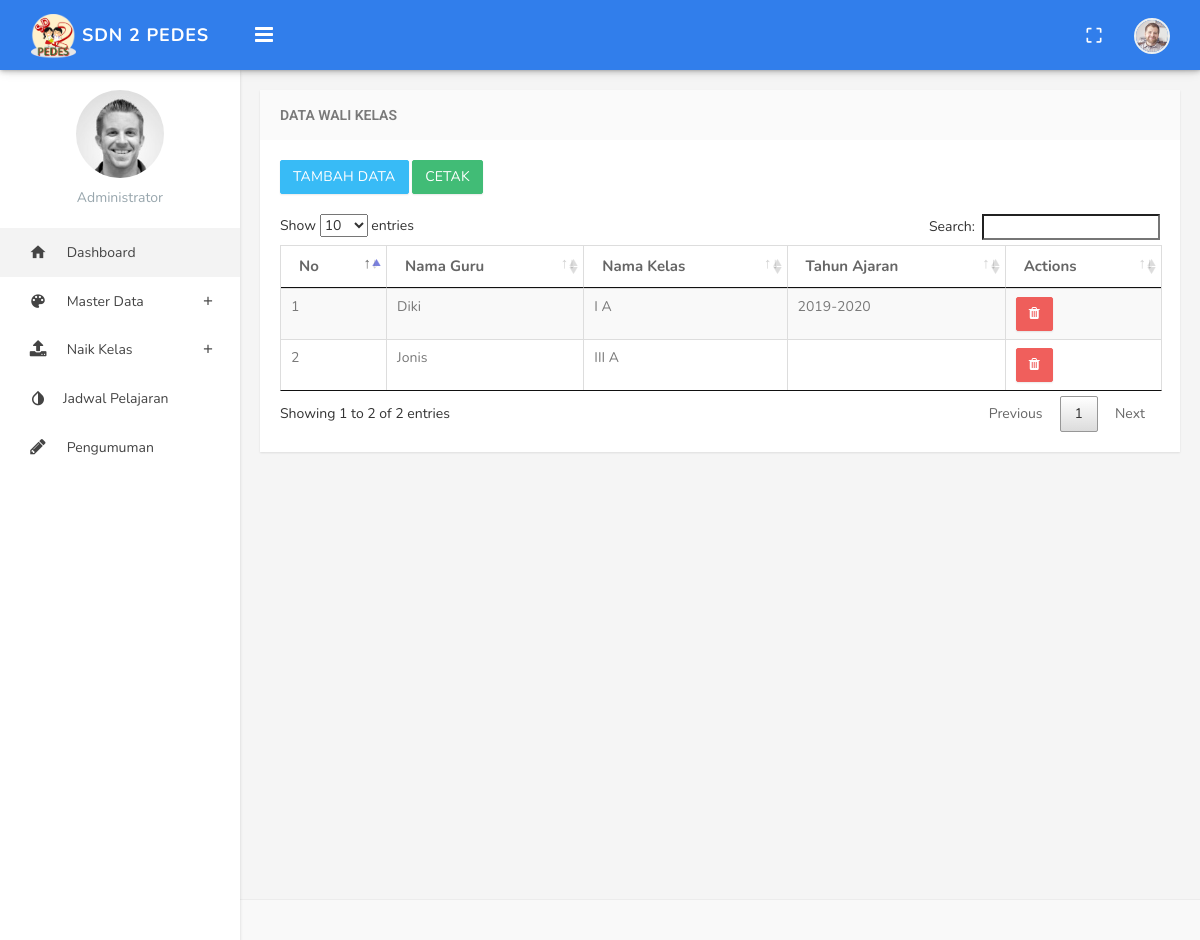
The app's page /index.php/admin/lihatdata/wali, older data.
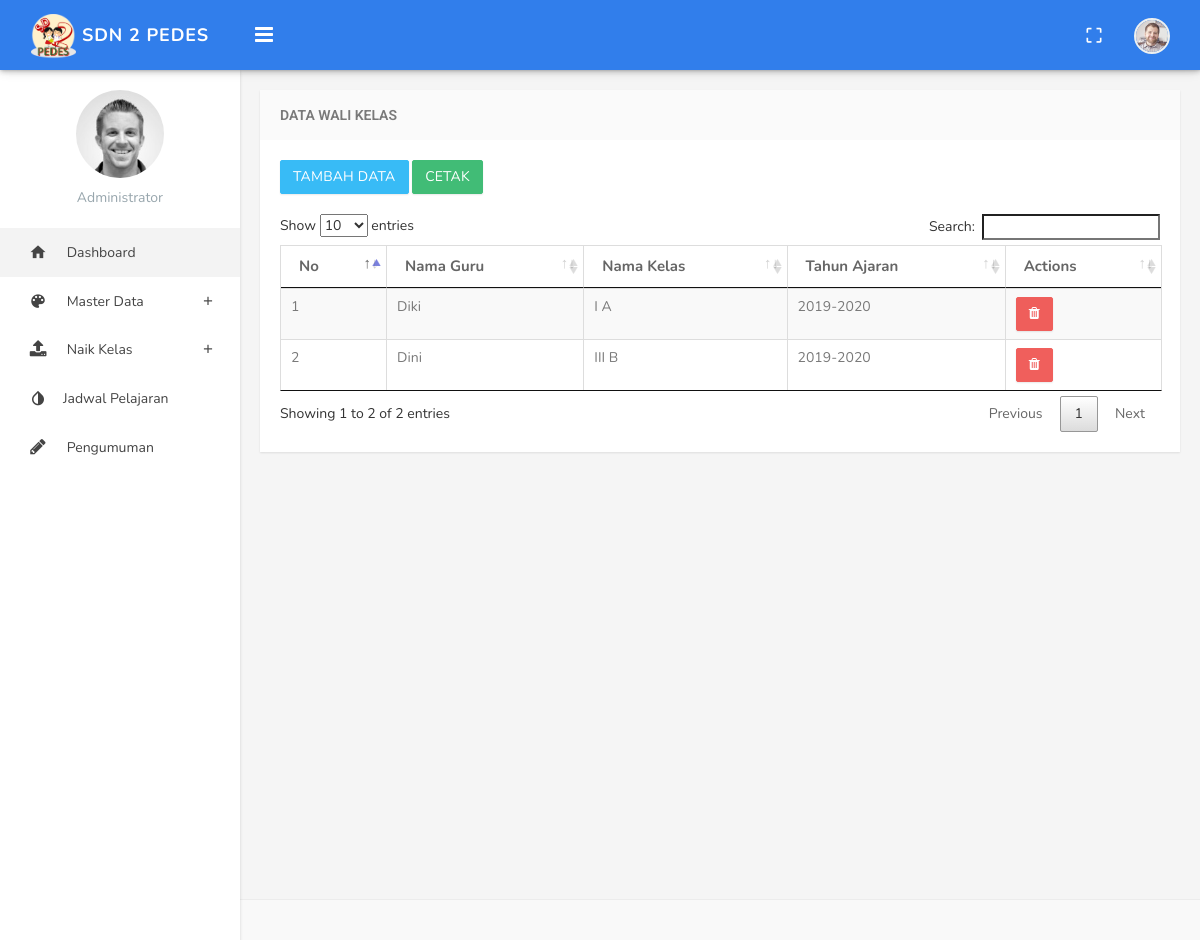
The same page, newer data.
### tables this page shows
CREATE TABLE `wali_kelas` (
  `id` int(5) NOT NULL,
  `id_guru` varchar(25) NOT NULL,
  `id_kelas` int(5) NOT NULL,
  `thn_ajaran` varchar(10) NOT NULL
);

CREATE TABLE `guru` (
  `NIP` varchar(20) NOT NULL,
  `nama` varchar(50) NOT NULL,
  `ttl` varchar(225) NOT NULL,
  `jabatan` varchar(120) NOT NULL,
  `jk` enum('L','P') NOT NULL,
  `agama` varchar(20) NOT NULL,
  `warganegara` varchar(20) NOT NULL,
  `nope` varchar(15) NOT NULL,
  `alamat` varchar(2000) NOT NULL
);

CREATE TABLE `ruang_kelas` (
  `id` int(5) NOT NULL,
  `nama_ruangan` varchar(6) NOT NULL,
  `jumlah_siswa` int(2) NOT NULL,
  `status` int(11) NOT NULL
);

### application/controllers/admin/Lihatdata.php (called while the page is built, shortened)
<?php
class Lihatdata extends CI_Controller
{
	public function wali()
	{
		$data['wali'] = $this->db->select('wali_kelas.*,guru.nama as nama, ruang_kelas.nama_ruangan')->from('wali_kelas')->join("guru", "guru.NIP=wali_kelas.id_guru")->join("ruang_kelas", "ruang_kelas.id=wali_kelas.id_kelas")->get()->result();
		$this->load->view('admin/lihatdata/wali/index',$data);
	}
}

### index.php (called while the page is built, shortened)
<?php
require_once BASEPATH.'core/CodeIgniter.php';

### application/views/admin/lihatdata/wali/index.php (the view, shortened to what this page needs)
<!DOCTYPE html>
<html>
<head>
</head>
<body class="fixed-left">
    <div id="wrapper">
        <div class="content-page">
            <div class="content">
                <div class="container">
                    <div class="row">
                        <div class="col-sm-12">
                            <div class="panel panel-default">
                                <div class="panel-heading"><h3 class="panel-title">Data Wali Kelas</h3></div>
                                <div class="panel-body">
                                    <a href="<?php echo site_url('admin/inputdata/inputwalikelas');?>" class="btn btn-info" style="margin-bottom: 20px;">TAMBAH DATA</a>
                                    <a href="<?=site_url('admin/lihatdata/cetakwali');?>" target="_blank" class="btn btn-success" style="margin-bottom: 20px;">CETAK</a>
                                    <table class="datatables table table-bordered table-striped">
                                        <thead>
                                            <tr>
                                                <th>No</th>
                                                <th>Nama Guru</th>
                                                <th>Nama Kelas</th>
                                                <th>Tahun Ajaran</th>
                                                <th>Actions</th>
                                            </tr>
                                        </thead>
                                        <tbody>
                                            <?php $nomor = 1; ?>
                                            <?php foreach($wali as $sw) : ?>
                                                <tr class="gradeX">
                                                    <td><?= $nomor;?> </td>
                                                    <?php $nomor++;?>
                                                    <td><?= $sw->nama; ?>
                                                    </td>
                                                    <td><?= $sw->nama_ruangan; ?></td>
                                                    <td><?= $sw->thn_ajaran; ?></td>
                                                    <td class="actions">
                                                        <a class="btn btn-danger" href="<?= site_url('admin/lihatdata/destroywali/'.$sw->id);?>" class="on-default remove-row"><i class="fa fa-trash" siswa="<?= $sw->id;?>"></i></a>
                                                    </td>
                                                </tr>
                                            <?php endforeach; ?>
                                        </tbody>
                                    </table>
                                </div>
                            </div>
                        </div>
                    </div>
                </div>
            </div>
            <footer class="footer text-right">
            </footer>
        </div>
</div>
</body>
</html>

Row changes from the older to the newer data that the page shows:
removed wali_kelas: id_guru.nama "Jonis", id_kelas.nama_ruangan "III A"
added wali_kelas: id_guru.nama "Dini", id_kelas.nama_ruangan "III B", thn_ajaran "2019-2020"
